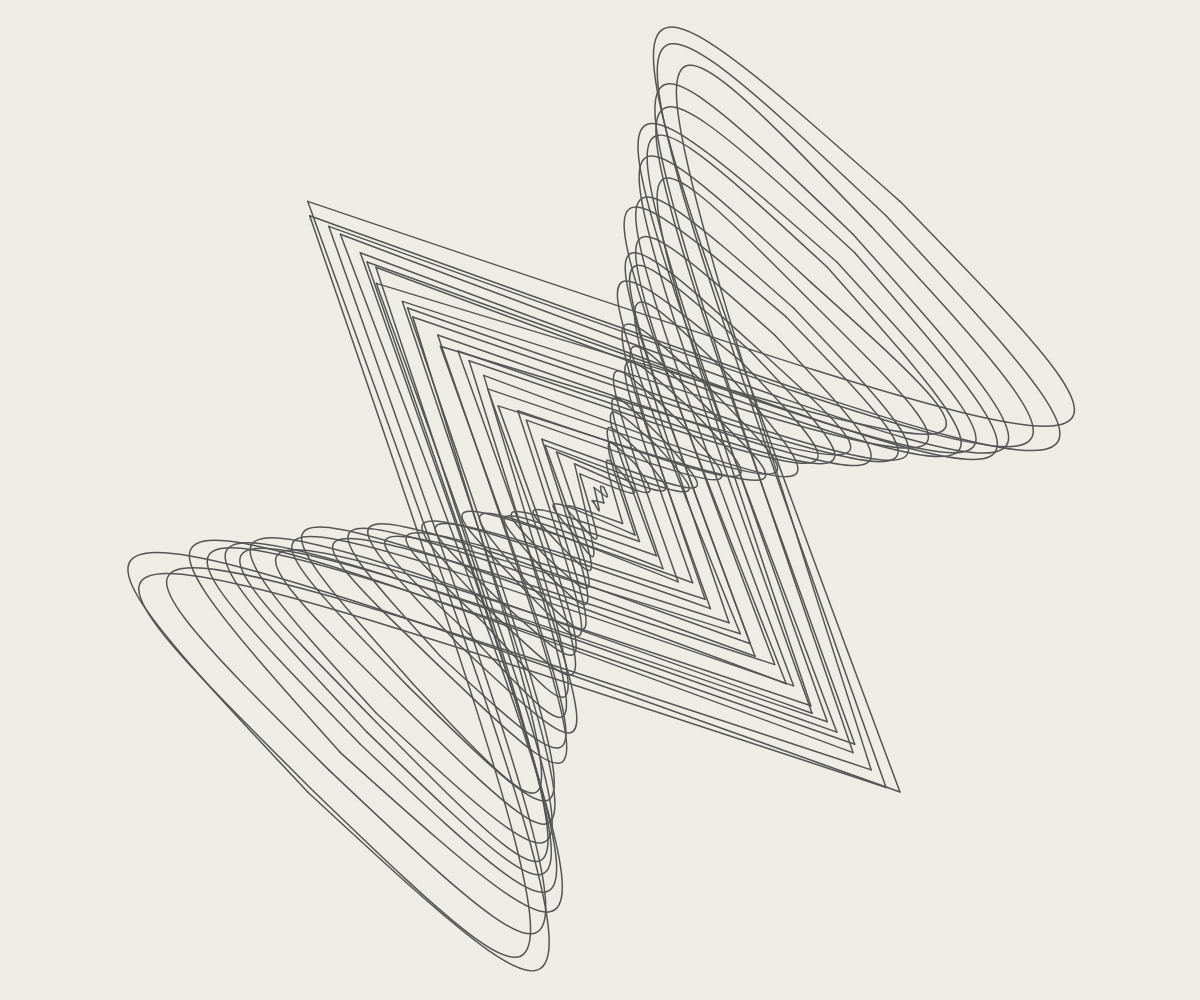
Frame 1 (no input)
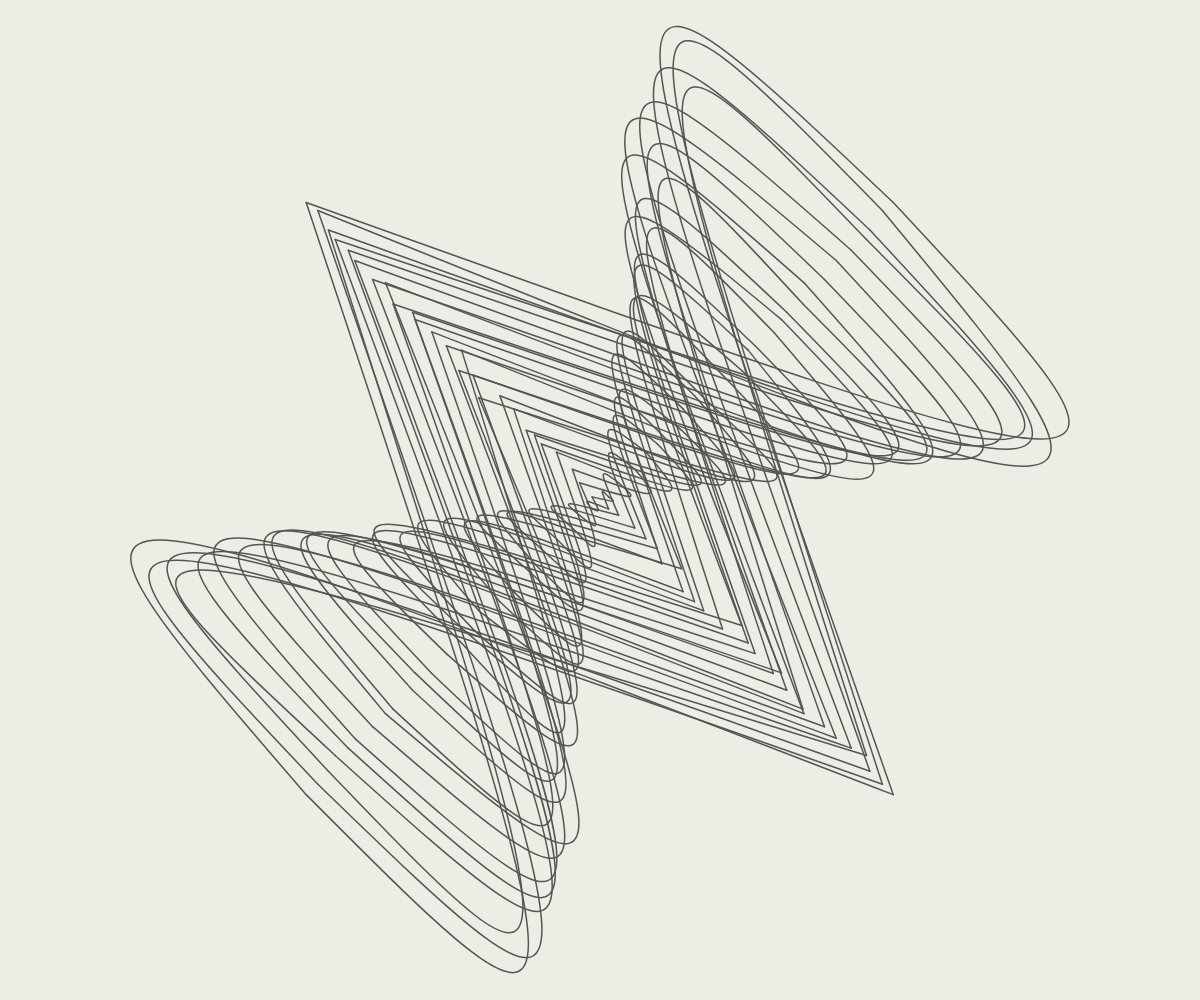
Frame 2 (the mouse pressed at the canvas centre, redrawn once)

The p5.js sketch that drew these frames (run headless with seeded random() and noise() and a simulated clock; the mouse was pressed at the canvas centre and the sketch redrawn once):

// p5.js sketch
// ── sketch.js
var c;

var SQUARE_SIZE = 600;
var MARGIN = 10;
var N_SQ = 26;
var SIZE_STEP = 23;
var RANDOM_SCALE = 4;
var BEZIER_SCALE = 0.03;

// -------------
// Setup
// -------------
function setup() {
  c = createCanvas(windowWidth, windowHeight);
  noLoop();
}

// -------------
// Draw
// -------------
function draw() {
  background('#EDEDE6');
  noFill();
  stroke('#555');
  strokeWeight(1.5);

  var size = SQUARE_SIZE - MARGIN;

  push();
    translate(width / 2, height / 2);

    for (var n = 0; n < N_SQ; ++n) {
      var xL = -size / 2 + randomGaussian(0, RANDOM_SCALE);
      var yU = -size / 2 + randomGaussian(0, RANDOM_SCALE);
      var xR =  size / 2 + randomGaussian(0, RANDOM_SCALE);
      var yB =  size / 2 + randomGaussian(0, RANDOM_SCALE);

      beginShape();

      bezierSome(xL, yU, xR, yU);
      bezierSome(xR, yU, xR, yB);
      bezierSome(xR, yB, xL, yB);
      bezierSome(xL, yB, xL, yU);

      endShape();

      size -= SIZE_STEP;
    }
  pop();
}

function bezierSome(x1, y1, x4, y4) {
  var dx = x4 - x1;
  var dy = y4 - y1;
  var alongX = dy == 0;

  dx = dx ? dx : randomGaussian(-BEZIER_SCALE, BEZIER_SCALE) * dy;
  dy = dy ? dy : randomGaussian(-BEZIER_SCALE, BEZIER_SCALE) * dx;

  var x2 = x1 + alongX ? dx : -dx;
  var y2 = y1 + alongX ? -dy : dy;
  var x3 = x4 + alongX ? dx : -dx;
  var y3 = y4 + alongX ? -dy : dy;

  bezier(x1, y1, x2, y2, x3, y3, x4, y4);
}

function mouseClicked() {
  redraw();
}
